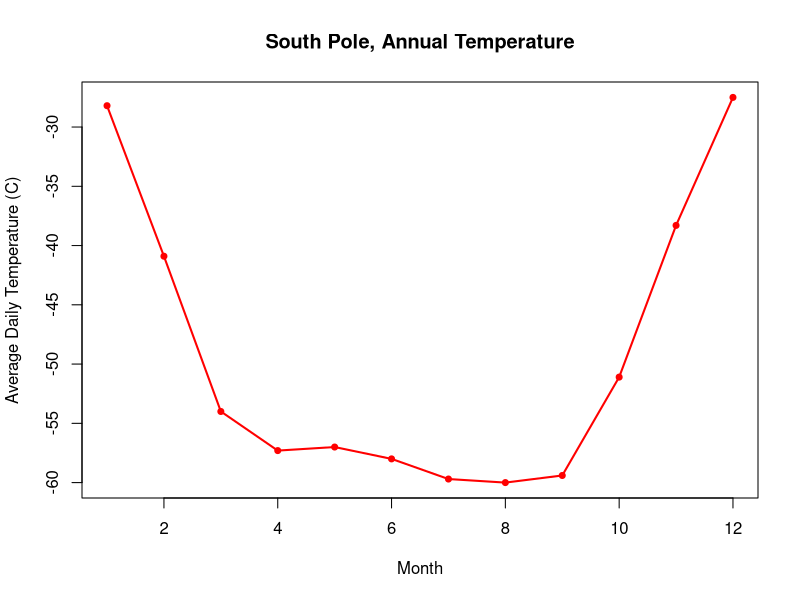

Source code (R):
## ---- chunk 1
knitr::opts_chunk$set(echo = TRUE)
## ---- chunk 2
options(warn = - 1)  
X <- c(1:12)
Y <- c(-28.2, -40.9, -54, -57.3, -57, -58, -59.7, -60, -59.4, -51.1, -38.3, -27.5)

plot(X,Y,xlab = "Month", ylab = "Average Daily Temperature (C)",
     main = "South Pole, Annual Temperature", type="o", pch = 20, lwd = 2, col="red")

